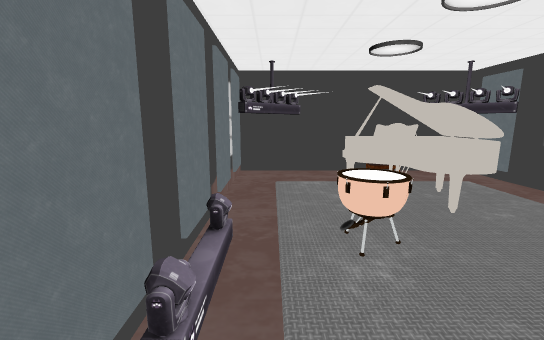
[1] (above)

15 first-person views from a walk through a Unity game level. The camera is 1.5 m above the floor, tilts 10° down and sees 90° across. The floor is counted in squares, 0.5 m on a side. Each view is taken from the middle of a square. On the plan, view 1 faces up. The plan holds only what a view shows up to about 20 squares ahead; the rest is blank. The place goes on beyond the plan. Some surface patterns are stand-ins.

[2]
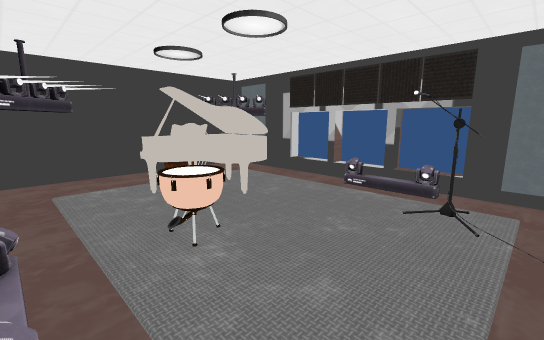

[3]
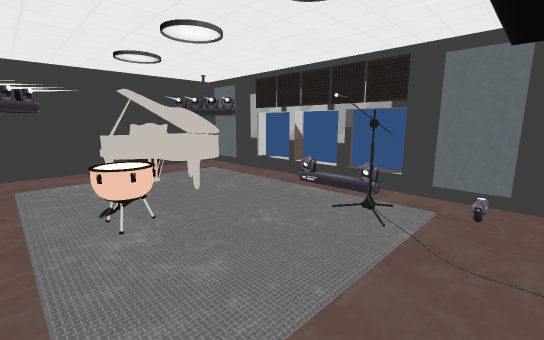

[4]
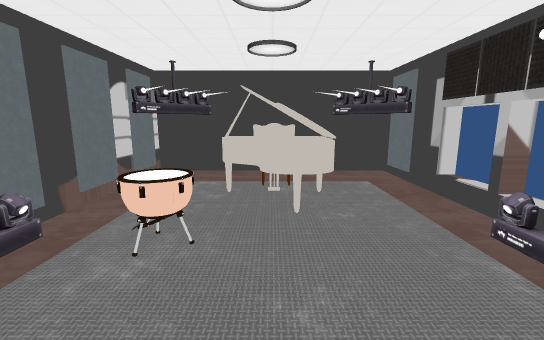

[5]
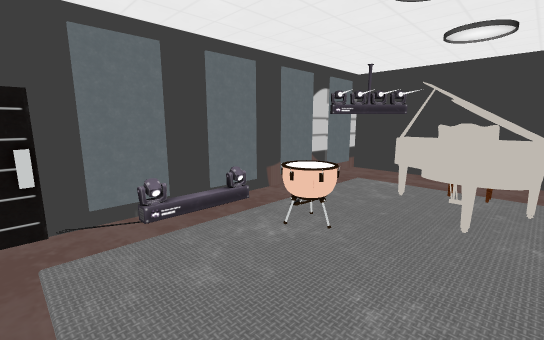

[6]
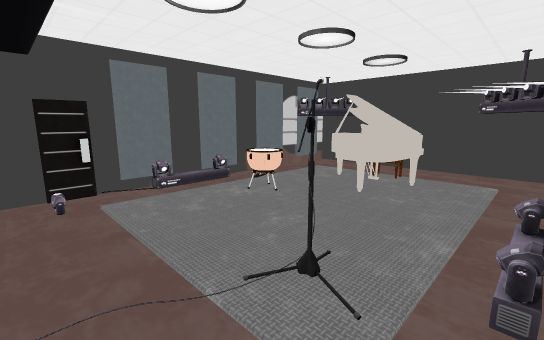

[7]
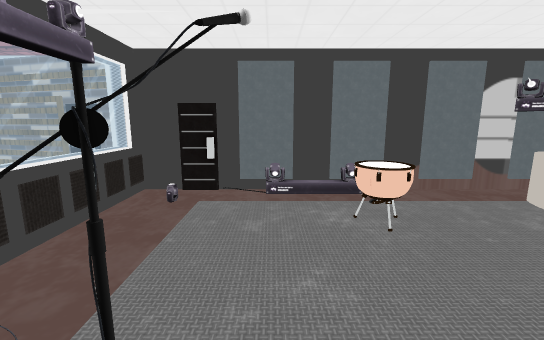

[8]
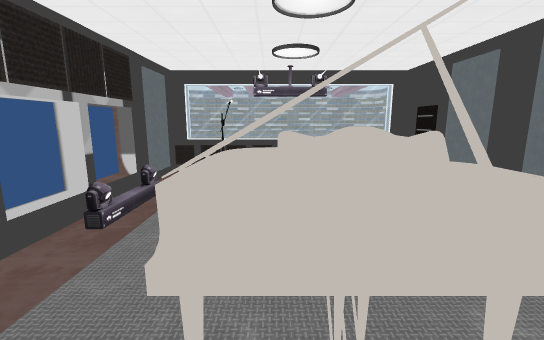

[9]
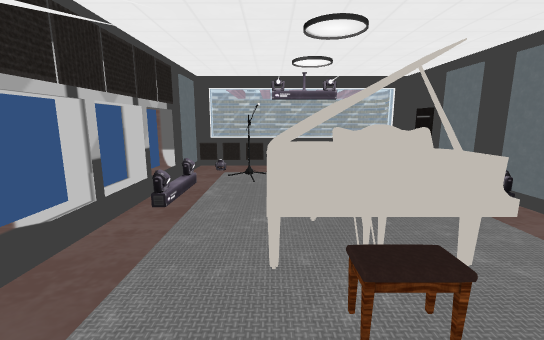

[10]
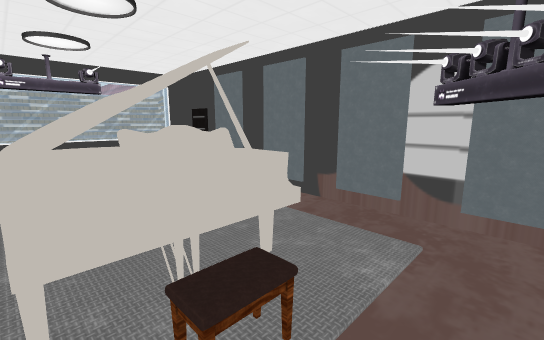

[11]
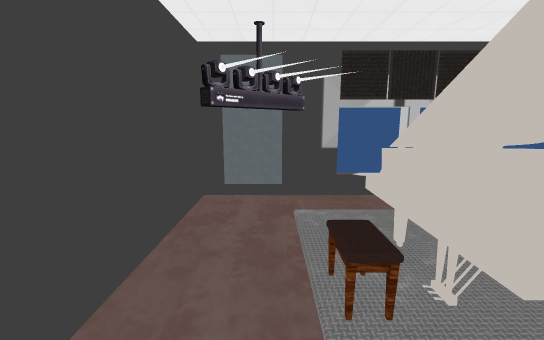

[12]
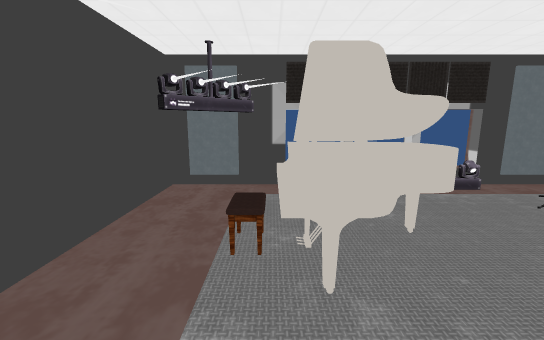

[13]
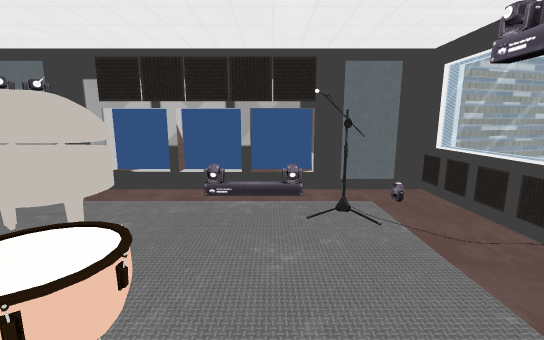

[14]
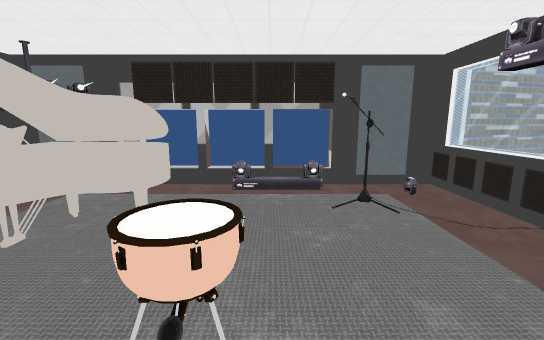

[15]
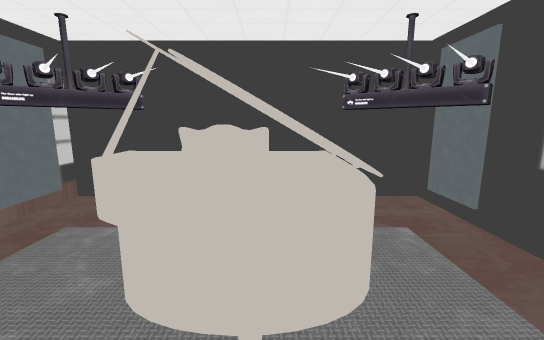

### Floor plan
Key: @ floor where view 1 was taken; # wall or solid block; x gap in a wall; . main floor; : floor 0.25 m higher than the main floor; + floor 0.5 m higher than the main floor; = window, fence, low wall or low ledge; ^ raised ledge; T thing the floor can be seen under or through; O other object.
Columns run from 2 left of view 1 to 13 right of it. Each row starts with its distance up from view 1.
 17 ###############
 16 #..x.......x..#
 15 #.  .......  .#
 14 #  .........O.#
 13 # ....OOO.... #
 12 #..  OOOOO  ..#
 11 #..  OTTTO  ..
 10 #..  #TTTO  ..O
  9 #..   TTTO  ..
  8 #..    TTO  ..x#
  7 #O. OO      .O+
  6 #O.OOO  .   .OO
  5 #.. OO      .:O#
  4 #..         .:O
  3 #O.         .O##
  2 #..       O ..x#
  1 #..       OO..#
  0 #.@...........#
 -1 #.............#
 -2 #....x...x....#
 -3 O====^===^====O
 -4 ##           ##

Positions as (right, up) in squares from view 1, and headings:
1: (0, 0), facing up
2: (-1, 0), facing up-right
3: (0, -2), facing up-right
4: (5, 0), facing up
5: (7, 0), facing up-left
6: (11, -2), facing up-left
7: (10, 3), facing left
8: (6, 14), facing down
9: (7, 16), facing down
10: (7, 15), facing down-left
11: (1, 14), facing right
12: (-1, 12), facing right
13: (0, 4), facing right
14: (-1, 5), facing right
15: (6, 6), facing up
